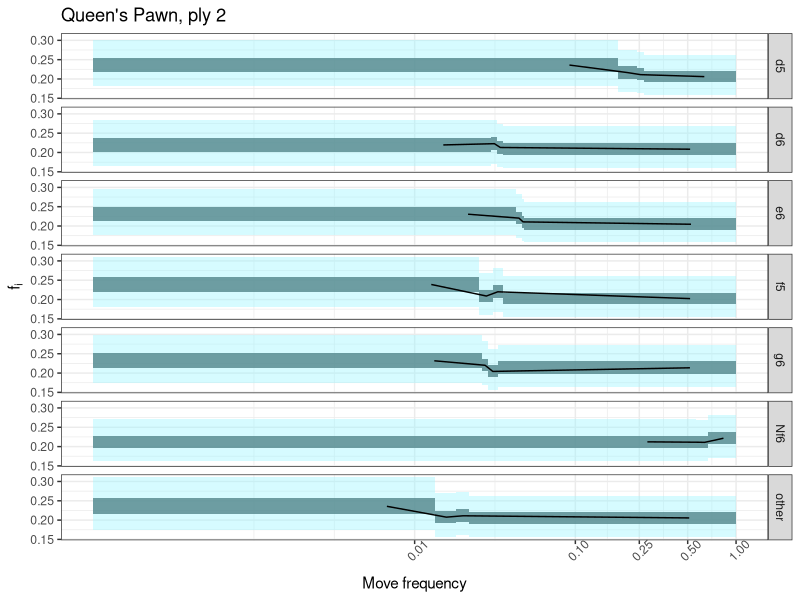
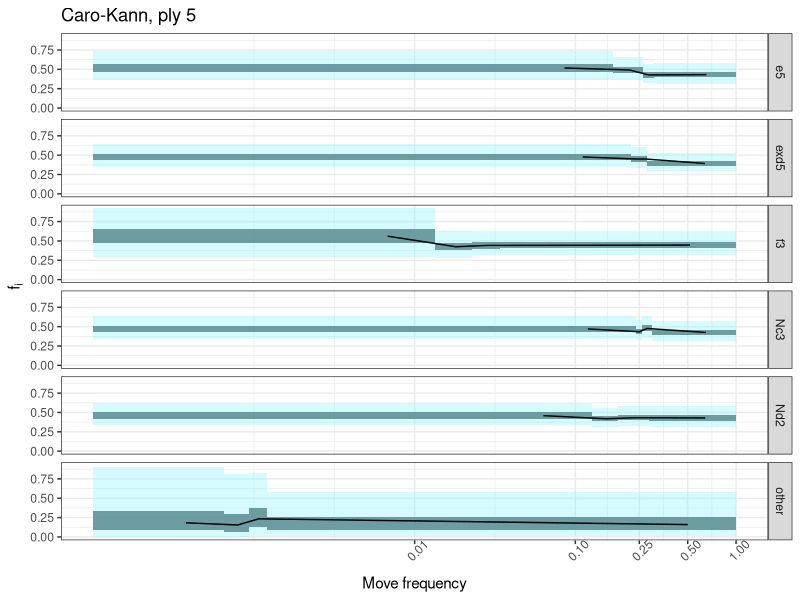
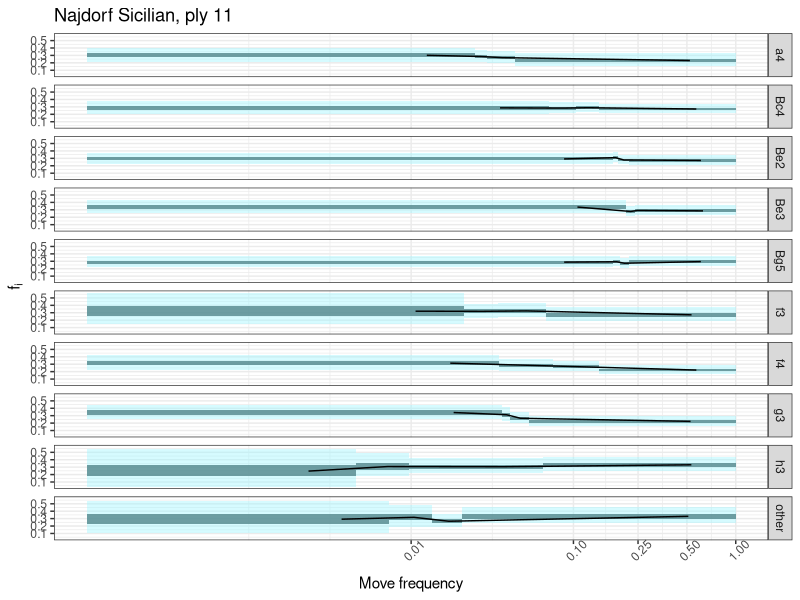

Write R code to recreate these figures, in order.
library(tidyverse)
library(scales)
library(patchwork)

make_fitness_curve_plot <- function(data, title) {
  fitness_plot_grid <- ggplot(data, aes(xmin=lower_bp, xmax=upper_bp)) +
    geom_rect(aes(ymin=ll,ymax=hh), fill="cadetblue1", alpha = 0.4) +
    geom_rect(aes(ymin=l,ymax=h), fill="cadetblue4", alpha=0.8) +
    geom_line(aes(x=mid_bp,y=m)) +
    facet_grid(rows=vars(response)) + #, scales = "free_y") + 
    scale_x_continuous(trans="log", limits = c(0.0001,1), breaks=c(0.01, 0.1, 0.25,0.5,1)) + 
    theme_bw() + theme(axis.text.x = element_text(angle = 45)) +
    xlab("Move frequency") + ylab(expression(f[i])) + ggtitle(title)
  return(fitness_plot_grid)
}

qp_fitness_data <- read.csv("../model/model_results/queens_pawn_ply_2/mcmc_intervals_fitness.csv")
ck_fitness_data <- read.csv("../model/model_results/carokann_ply_5/mcmc_intervals_fitness.csv")
naj_fitness_data <- read.csv("../model/model_results/sicilian_najdorf_ply_11/mcmc_intervals_fitness.csv")

qp_fitness_data$strategy <- "Queen's Pawn, ply 2"
ck_fitness_data$strategy <- "Caro-Kann, ply 5"
naj_fitness_data$strategy <- "Najdorf sicilian, ply 11"

qp_f <- make_fitness_curve_plot(qp_fitness_data, "Queen's Pawn, ply 2")
ggsave("../figures/figure_5a.pdf", qp_f,w=3,h=5.5,unit="in")

ck_f <- make_fitness_curve_plot(ck_fitness_data, "Caro-Kann, ply 5")
ggsave("../figures/figure_5b.pdf",ck_f,w=3,h=5,unit="in")

naj_f <- make_fitness_curve_plot(naj_fitness_data,"Najdorf Sicilian, ply 11") 
ggsave("../figures/figure_5c.pdf",naj_f,w=3,h=8,unit="in")
